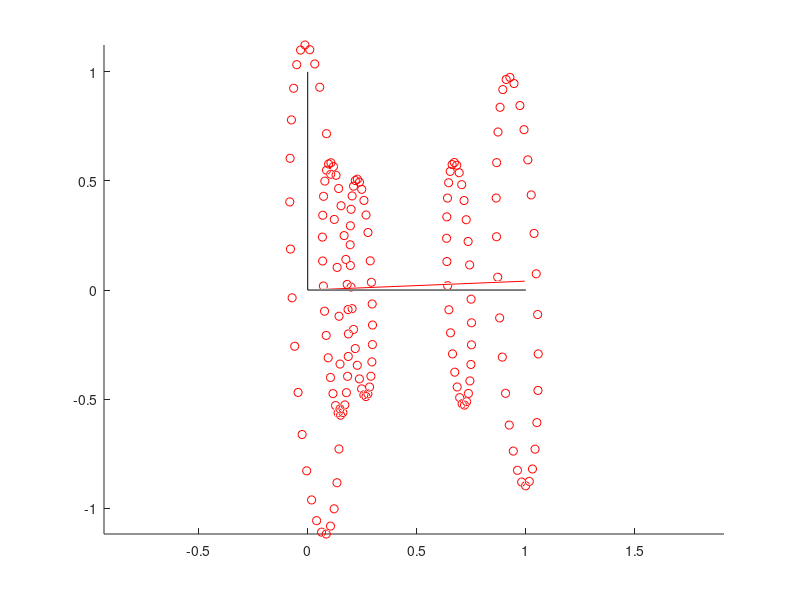

MATLAB code to generate this figure:
% dmip exercise sheet 7
close all;
clear all;
clc;

%% exercise 1 - Axis-Angle Representation
% definition of rotation axis t
t = rand(3,1)*2-1;
t = t/norm(t);

% generate random points
points = rand(3,5);

% plot coordinate- and rotation-axes
hold on; 
plot3([0 1], [0 0], [0 0], 'black'); 
plot3([0 0], [0 1], [0 0], 'black'); 
plot3([0 0], [0 0], [0 1], 'black'); 
plot3([0 t(1)], [0 t(2)], [0 t(3)], 'r'); 
hold off;

for theta_rad = 0.1:0.2:2*pi
    theta_deg = theta_rad * 180 / pi;
    disp(['angle in degrees: ' num2str(theta_deg)]);

    % set up rotation matrix R with Rodrigues' formula
    skew_matrix = [0 -t(3) t(2); t(3) 0 -t(1); -t(2) t(1) 0];
    R = t*t' + (eye(3) - t*t')*cos(theta_rad) + skew_matrix*sin(theta_rad);

    % check if R is a valid rotation matrix
    if abs(det(R)-1) > 1e-4
        disp('determinant is not equal to 1');
    end
    
    % transform it back to axis-angle representation
    e = eig(R);
    theta_rad_transformed = acos((sum(e)-1)/2);
    error_theta = abs(pi-theta_rad_transformed) - abs(pi-theta_rad);
    t_transformed = null(R-eye(3));
    tmp = abs(t) ./ abs(t_transformed);
    tmp = tmp/mean(tmp);
    mse = norm(tmp - 1);
    disp(['mse of rotation axes (ignoring scaling): ' num2str(mse)]);
    disp(['Difference of rotation angle: ' num2str(error_theta)]);
    
    % rotate
    rotated = zeros(size(points));
    for i = 1:size(points,2)
        rotated(:,i) = R*points(:,i);
    end
    hold on;
    scatter3(rotated(1,:), rotated(2,:), rotated(3,:), 'r');
    hold off;
    axis equal;
    drawnow;
end

%% exercise 2 - Quaternions
% TODO

%% exercise 3 - Euler Angle Representation
% angles
tx = 1;
ty = 0.7;
tz = 2.2;

Rx = [1 0 0; 0 cos(tx) -sin(tx); 0 sin(tx) cos(tx)];
Ry = [cos(ty) 0 sin(ty); 0 1 0; -sin(ty) 0 cos(ty)];
Rz = [cos(tz) -sin(tz) 0; sin(tz) cos(tz) 0; 0 0 1];

R1 = Rz*Ry*Rx;
R2 = Rx*Ry*Rz;

ty1 = asin(R1(1,3));
tz1 = acos(R1(1,1)/cos(ty1));
tx1 = asin(R1(2,3)/cos(ty1));

ty2 = asin(R2(1,3));
tz2 = acos(R2(1,1)/cos(ty1));
tx2 = asin(R2(2,3)/cos(ty1));
